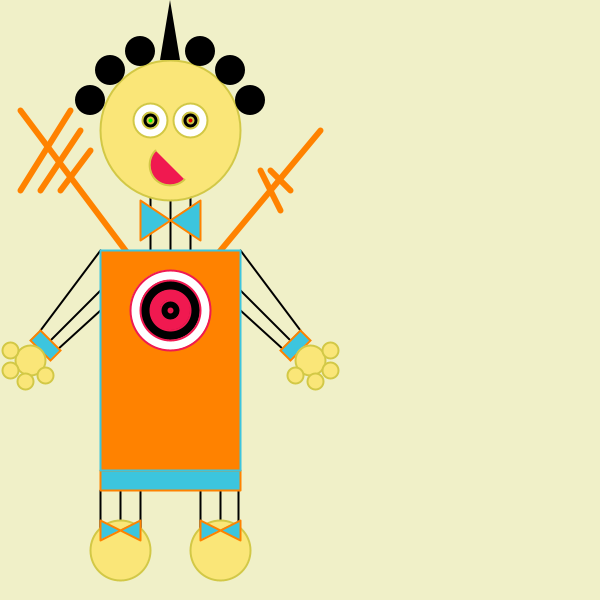
Frame 1 (no input)
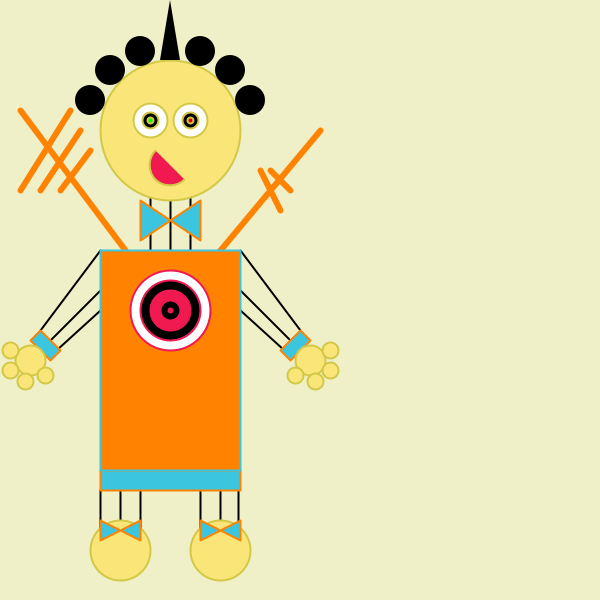
Frame 60 (the mouse pressed at the canvas centre just before this capture)
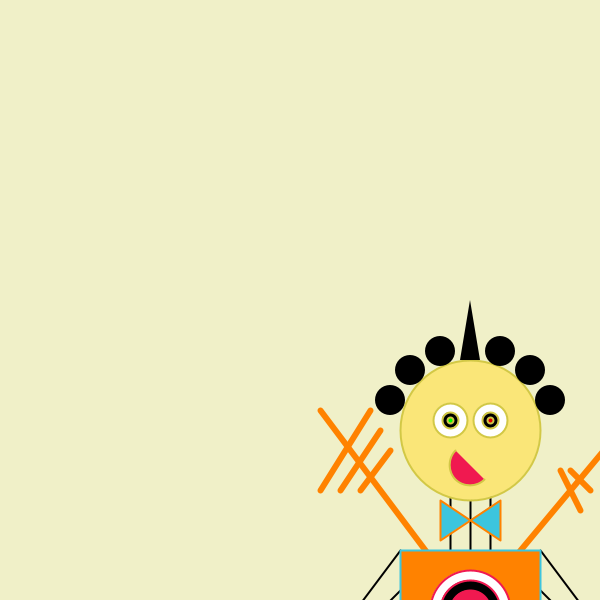
Frame 120 (the mouse held since frame 60 and released just before this capture)

The Processing sketch that drew these frames (run headless with seeded random() and noise(); from frame 60 on, the mouse is pressed at the canvas centre):

// Processing sketch: processing_56028
// ── processing_56028.pde

float angle = 0.0;

void setup() {
  size(600, 600);
}

void draw() {

  smooth();
  strokeWeight(2);
  background(240,240,200);
  ellipseMode(RADIUS);
  
  //float angle = 0.1;
  //translate(mouseX, mouseY);
  //rotate(angle);
 //angle += 0.05;


  //neck
  fill(0);
  stroke(0);
  line(mouseX +150, mouseY +300, mouseX +150, mouseY +190);
  line(mouseX +170, mouseY +300, mouseX +170, mouseY +190);
  line(mouseX +190, mouseY +300, mouseX +190, mouseY +190);

  //left leg
  stroke(0);
  line(mouseX +100, mouseY +530, mouseX +100, mouseY +490);
  line(mouseX +120, mouseY +530, mouseX +120, mouseY +490);
  line(mouseX +140, mouseY +530, mouseX +140, mouseY +490);

  //right leg
  stroke(0);
  line(mouseX +200, mouseY +530, mouseX +200, mouseY +490);
  line(mouseX +220, mouseY +530, mouseX +220, mouseY +490);
  line(mouseX +238, mouseY +530, mouseX +238, mouseY +490);


  //left arm
  stroke(0);
  line(mouseX +40, mouseY + 330, mouseX +100, mouseY + 250);
  line(mouseX +50, mouseY + 340, mouseX +100, mouseY + 290);
  line(mouseX +56, mouseY + 350, mouseX +100, mouseY + 310);

  stroke(255,130,0);
  fill(60, 197, 222);
  quad(mouseX +40, mouseY + 330, mouseX + 60, mouseY + 350, mouseX + 50, mouseY + 360, mouseX + 30, mouseY + 340);

  //right arm
  stroke(0);
  line(mouseX +300, mouseY + 330, mouseX +240, mouseY + 250);
  line(mouseX +290, mouseY + 340, mouseX +240, mouseY + 290);
  line(mouseX +284, mouseY + 350, mouseX +240, mouseY + 310);

  stroke(255,130,0);
  fill(60, 197, 222);
  quad(mouseX +300, mouseY + 330, mouseX + 280, mouseY + 350, mouseX + 290, mouseY + 360, mouseX + 310, mouseY + 340);
  noStroke();

  // Antennae
  stroke(255,130,0);
  smooth(); 
  strokeWeight(6); 
  strokeJoin(ROUND);
  line(mouseX +170, mouseY + 310, mouseX +20, mouseY +110);
  line(mouseX +170, mouseY + 310, mouseX +320, mouseY +130);

  line(mouseX +70, mouseY +110, mouseX +20, mouseY +190);
  line(mouseX +80, mouseY +130, mouseX +40, mouseY +190);
  line(mouseX +90, mouseY +150, mouseX +60, mouseY +190);

  line(mouseX +260, mouseY +170, mouseX +280, mouseY +210);
  line(mouseX +270, mouseY +170, mouseX +290, mouseY +190);

  strokeWeight(2);

  //body
   stroke(255,130,0);
  fill(60, 197, 222);
  rect(mouseX +100, mouseY +470, 140, 20);
  stroke(60, 197, 222);
  fill(255,130,0);
  rect(mouseX +100, mouseY +250, 140, 220);

  

  //circles
  
  stroke(240,25,80);
  fill(255);
  ellipse(mouseX +170, mouseY +310, 40, 40);
  fill(0);
  ellipse(mouseX +170, mouseY +310, 30, 30);
  fill(240,25,80);
  ellipse(mouseX +170, mouseY +310, 20, 20);
  fill(0);
  ellipse(mouseX +170, mouseY +310, 10, 10);
  fill(240,25,80);
  ellipse(mouseX +170, mouseY +310, 2, 2);
  




  //head
  stroke(210,200,70);
  fill(250,230,120);
  ellipse(mouseX +170,mouseY + 130, 70, 70);

  //eyes

  fill(255); 
  ellipse(mouseX +150, mouseY +120, 17, 17);
  fill(255); 
  ellipse(mouseX +190, mouseY +120, 17, 17);
  fill(0); 
  ellipse(mouseX +150, mouseY +120, 8, 8);
  fill(0); 
  ellipse(mouseX +190, mouseY +120, 8, 8);
  fill(0, 255, 0); 
  ellipse(mouseX +150, mouseY +120, 3, 3);
  fill(225, 0, 0); 
  ellipse(mouseX +190, mouseY +120, 3, 3);


  //smile
  fill(240,25,80);
  arc(mouseX +170, mouseY + 165, 20, 20, QUARTER_PI, PI+QUARTER_PI);


  //hairs
  noStroke();
  fill(0);
  ellipse(mouseX +140, mouseY +51, 15, 15);
  ellipse(mouseX +110, mouseY +70, 15, 15);
  ellipse(mouseX +90, mouseY +100, 15, 15);
  //ellipse(170, 51, 15, 15);
  triangle(mouseX +160, mouseY +60, mouseX +180, mouseY +60, mouseX +170, mouseY +0);
  ellipse(mouseX +200, mouseY +51, 15, 15);
  ellipse(mouseX +230, mouseY +70, 15, 15);
  ellipse(mouseX +250, mouseY +100, 15, 15);

  //hands
  stroke(210,200,70);
  fill(250,230,120);
  ellipse(mouseX +30, mouseY +360, 15, 15);
  ellipse(mouseX +10, mouseY +350, 8, 8);
  ellipse(mouseX +10, mouseY +370, 8, 8);
  ellipse(mouseX +25, mouseY +381, 8, 8);
  ellipse(mouseX +45, mouseY +375, 8, 8);

  ellipse(mouseX +310, mouseY +360, 15, 15);
  ellipse(mouseX +330, mouseY +350, 8, 8);
  ellipse(mouseX +330, mouseY +370, 8, 8);
  ellipse(mouseX +315, mouseY +381, 8, 8);
  ellipse(mouseX +295, mouseY +375, 8, 8);

  //feets
  stroke(210,200,70);
  fill(250,230,120);
  ellipse(mouseX +120, mouseY +550, 30, 30);
  ellipse(mouseX +220, mouseY +550, 30, 30);

  //lace
  stroke(255,130,0);
  fill(60, 197, 222);
  quad(mouseX +100, mouseY +520, mouseX +140, mouseY +540, mouseX +140, mouseY +520, mouseX +100, mouseY +540);
  quad(mouseX +200, mouseY +520, mouseX +240, mouseY +540, mouseX +240, mouseY +520, mouseX +200, mouseY +540);

  //bow
  stroke(255,130,0);
  fill(60, 197, 222);
  quad(mouseX +140, mouseY +200, mouseX +200, mouseY +240, mouseX +200, mouseY +200, mouseX +140, mouseY +240);
}
